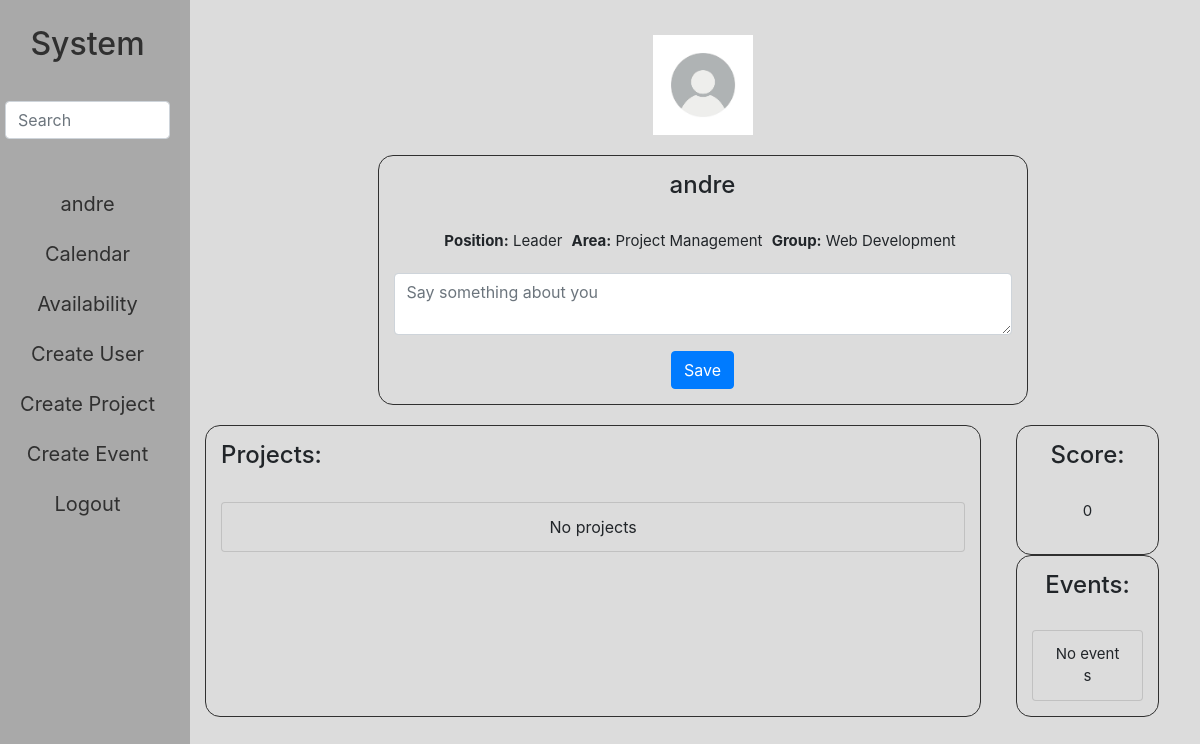
Page /profile (signed in) on the committed database.
### system/models.py (models this page shows, shortened)
class User(AbstractUser):
    position = models.ForeignKey("Position", on_delete=models.CASCADE, related_name="user_position", default=None, blank=True, null=True)
    group = models.ForeignKey("Group", on_delete=models.CASCADE, related_name="user_group", blank=True, null=True, default=None)
    area = models.ForeignKey("Area", on_delete=models.CASCADE, related_name="user_area", default=None, blank=True, null=True)
    biography = models.TextField(max_length=250, blank=True, null=True)

class Position(models.Model):
    name = models.CharField(max_length=30, choices=POSITION_CHOICES)
    description = models.TextField(max_length=500, blank=True, null=True)
    def __str__(self):
        return f"{self.name}"

class Area(models.Model):
    rh = "Human Resources"
    mkt = "Marketing"
    project = "Project Management"
    AREA_CHOICES = (
        (rh, "Human Resources"),
        (mkt, "Marketing"),
        (project, "Project Management"),
    )
    name = models.CharField(max_length=30, choices=AREA_CHOICES)
    description = models.TextField(max_length=500, blank=True, null=True)
    start_time = models.TimeField()
    end_time = models.TimeField()
    meeting_day = models.CharField(max_length=20, choices=DAY_CHOICES)
    def __str__(self):
        return f"{self.name}"

class Group(models.Model):
    ai = "Artificial Intelligence"
    cs = "Cybersecurity"
    ds = "Data Science"
    wd = "Web Development"
    GROUP_CHOICES = (
        (ai, "Artificial Intelligence"),
        (cs, "Cybersecurity"),
        (ds, "Data Science"),
        (wd, "Web Development"),
    )
    name = models.CharField(max_length=30, choices=GROUP_CHOICES)
    description = models.TextField(max_length=500, blank=True, null=True)
    start_time = models.TimeField()
    end_time = models.TimeField()
    meeting_day = models.CharField(max_length=20, choices=DAY_CHOICES)
    def __str__(self):
        return f"{self.name}"

### system/views.py (the view)
# urls.py: path("profile", views.profile, name="profile"),
@login_required(login_url="login")
def profile(request):
    return render(request, "system/profile.html")

### system/templates/system/profile.html (shortened to what this page needs)
{% extends "system/layout.html" %}
{% load static %}
{% block body %}
    <div>
        <div class="icone">
            <img src="{% static 'system/images/avatar.jpg' %}" alt="icone-profile" class="img-fluid">
        </div>
        <div class="information">
            <h4>{{ user.username }}</h4>
            <br>
            {% if user.position %}
                <span>
                    <strong>Position:</strong> {{ user.position|title }}
                </span>
            {% endif %}
            {% if user.area %}
                <span>
                    <strong>Area:</strong> {{ user.area }}
                </span>
            {% endif %}
            {% if user.group %}
                <span>
                    <strong>Group:</strong> {{ user.group }}
                </span>
            {% endif %}
            <div>
                {% if user.is_authenticated %}
                    {% if user.biography %}
                        <div class="bio-edit" id="bio-form" style="display: none;">
                            <form id="form-compose-bio" data-intention="edit" class="compose-edit">
                    {% else %}
                        <div class="bio-edit" id="bio-form">
                            <form id="form-compose-bio" data-intention="create" class="compose-edit">
                    {% endif %}
                            <div class="form-group">
                                {% if user.biography %}
                                    <textarea name="content" maxlength="300" id="content-bio-compose" class="form-control">{{ user.biography }}</textarea>
                                {% else %}
                                    <textarea name="content" maxlength="300" id="content-bio-compose" class="form-control" placeholder="Say something about you"></textarea>
                                {% endif %}
                            </div>
                            <input type="submit" class="btn btn-primary" value="Save"></input>
                        </form>
                    </div>
                {% endif %}
            </div>
        </div>
    </div>
    <div class="row">
        <div class="col-sm-9" id="projects-views">
            <h4>Projects:</h4>
            <br>
            <ul class="list-group">
                {% if projects %}
                    {% for project in projects %}
                        <li class="list-group-item">{{ project }}</li>
                    {% endfor %}
                {% else %}
                    <li class="list-group-item">No projects</li>
                {% endif %}
            </ul>
        </div>
        <div class="col-sm-2">
            <div class="score">
                <h4>Score:</h4>
                <br>
                {% if score %}
                    <p>{{ score }}</p>
                {% else %}
                    <p>0</p>
                {% endif %}
            </div>
            <div class="score">
                <h4>Events:</h4>
                <br>
                <ul class="list-group">
                    {% if events %}
                        {% for event in events %}
                            <li class="list-group-item">{{ event }}</li>
                        {% endfor %}
                    {% else %}
                        <li class="list-group-item">No events</li>
                    {% endif %}
                </ul>
            </div>
        </div>
    </div>
{% endblock body %}

### system/templates/system/layout.html (shortened to what this page needs)
{% load static %}
<!DOCTYPE html>
<html lang="en">
  <head>
    <link rel="stylesheet" href="https://stackpath.bootstrapcdn.com/bootstrap/4.3.1/css/bootstrap.min.css">
    <link href="{% static 'system/styles.css' %}" rel="stylesheet">
  </head>
  <body>
    <div class="row">
        <div class="sidebar col-lg-2 col-md-3">
            <a href="{% url 'index' %}"><h2>System</h2></a>
            <br>
            {% if user.is_authenticated %}
                <form action="#" method="get">
                    <input class="form-control" type="text" name="q" placeholder="Search">
                </form>
                <div>
                    <a href="{% url 'profile' %}">{{ user.username }}</a>
                </div>
                <div>
                    <a href="{% url 'calendar' %}">Calendar</a>
                </div>
                <div>
                    <a href="{% url 'availability' %}">Availability</a>
                </div>
                {% if user.is_staff == 1 %}
                    <div>
                        <a href="{% url 'create_view' 'user' %}">Create User</a>
                    </div>
                    <div>
                        <a href="{% url 'create_view' 'project' %}">Create Project</a>
                    </div>
                    <div>
                        <a href="{% url 'create_view' 'event' %}">Create Event</a>
                    </div>
                {% endif %}
                <div>
                    <a href="{% url 'logout' %}">Logout</a>
                </div>
            {% else %}
                <div>
                    <a href="{% url 'login' %}">Log In</a>
                </div>
            {% endif %}
        </div>
        <div class="main col-lg-10 col-md-9">
            {% block body %}
            {% endblock body %}
        </div>
    </div>
  </body>
</html>

### system/static/system/styles.css (style rules this page uses)
body { font-family: 'Roboto' sans-serif; }
li { list-style-type: none; max-width:100%; word-break:break-all; border: 1px solid #303030; text-align: center; border-radius: 10px; }
#projects-views { border: 1px solid #303030; border-radius: 15px; padding: 15px; margin-left: 20px; margin-right: 20px; }
.information { text-align: center; max-width: 650px; margin-left: auto; margin-right: auto; font-size: 15px; border: 1px solid #303030; padding: 15px; border-radius: 15px; margin-bottom: 20px; }
.list-group-item { background-color: gainsboro; }
.score { text-align: center; max-width: 250px; font-size: 15px; border: 1px solid #303030; padding: 15px; border-radius: 15px; }
.information span { margin-right: 5px; }
.information form { margin-top: 20px; }
.icone { margin-top: 25px; margin-bottom: 20px; width: 100px; height: 100px; margin-left: auto; margin-right: auto; }
.main { padding: 10px; background-color: gainsboro; }
.sidebar { background-color: darkgray; height: 100vh; padding: 20px; text-align: center; }
.sidebar a { color: #303030; text-decoration: none; font-size: 20px; }
.sidebar h2 { margin-top: 5px; }
.sidebar div { margin-top: 20px; }

### rows in the picture
User: username "andre", position "Leader", area "Project Management", group "Web Development"
